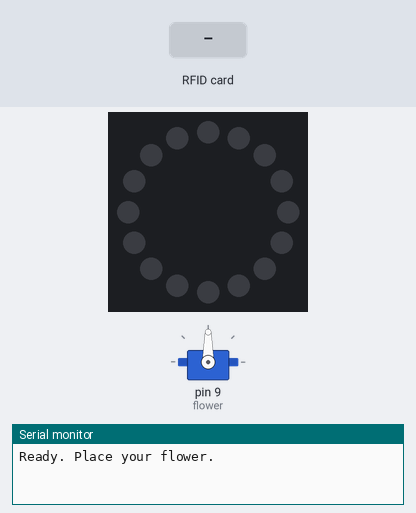
A sketch run on a simulated Arduino Mega 2560, built with avr-gcc and run on an emulated ATmega2560. Shown: 16 RGB LEDs in a ring, first at the top, clockwise, servo, the last lines printed to the serial monitor. The test bench sets the inputs (shaded band). Dim RGB values are drawn brighter than linear; the audio player accepts every command and is not drawn.

Above: at 1.7 s.
1.8 s: RFID card 31 17 00 64 held to the reader
At 1.92 s:
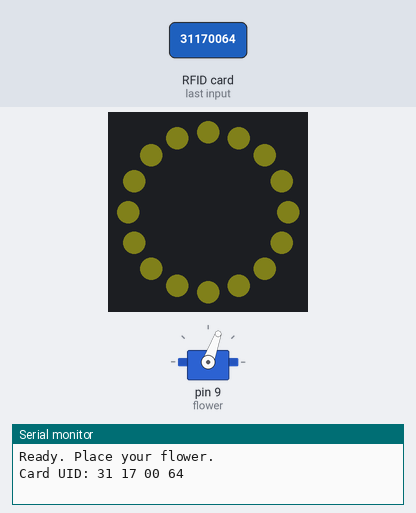
3.6 s: RFID card 6E 1C D7 06 held to the reader
At 3.73 s:
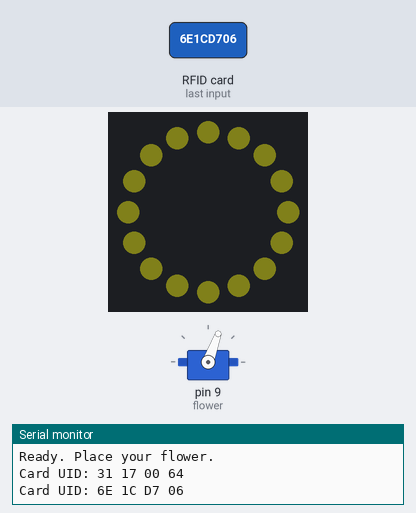
5.1 s: RFID card 5E 7A 19 C4 held to the reader
Timing chart, 0 to 8.1 s (numbered marks = the images above; inputs shaded):
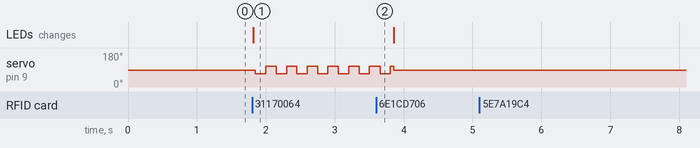

The sketch:

learning_garden_test.ino
```cpp
// The Learning Garden - first combined test
// Tap any RFID card or tag: the LED ring turns purple for 2 seconds.

#include <SPI.h>
#include <MFRC522.h>
#include <Adafruit_NeoPixel.h>
#include <DFRobotDFPlayerMini.h>
#include <Servo.h>

// RFID reader pins (Arduino Mega)
#define RST_PIN 5
#define SS_PIN 53

// LED ring
#define LED_PIN 6
#define LED_COUNT 16
#define BRIGHTNESS 5 // 0-255, kept low for students

// Card numbers
byte cardId[] = {0x6E, 0x1C, 0xD7, 0x06};
byte fobId[] = {0x31, 0x17, 0x00, 0x64};

// getting the audio player
DFRobotDFPlayerMini player;
// gettning the servo
Servo flower;

// setting up a timer so that the servo loop will not run into issues with delay

unsigned long lightOnAt = 0;
bool lightOn = false;
const unsigned long LIGHT_TIME_MS = 2000; // how long the ring stays lit

// for flower shake
unsigned long lastWiggle = 0;
bool wiggleLeft = false;
const unsigned long WIGGLE_MS = 150; // time between wiggles

MFRC522 reader(SS_PIN, RST_PIN);
Adafruit_NeoPixel ring(LED_COUNT, LED_PIN, NEO_GRB + NEO_KHZ800);

void setup()
{
  Serial.begin(9600);
  SPI.begin();
  reader.PCD_Init();
  reader.PCD_SetAntennaGain(reader.RxGain_max);

  ring.begin();
  ring.setBrightness(BRIGHTNESS);
  ring.clear();
  ring.show();

  Serial1.begin(9600);
  player.begin(Serial1, false, true);
  player.volume(20);

  flower.attach(9);
  flower.write(90);

  Serial.println("Ready. Place your flower.");
}

void loop()
{

  if (lightOn && millis() - lightOnAt >= LIGHT_TIME_MS)
  {
    ring.clear();
    ring.show();
    lightOn = false;
    flower.write(90);
  }

  if (lightOn && millis() - lastWiggle >= WIGGLE_MS)
  {
    lastWiggle = millis();
    wiggleLeft = !wiggleLeft;            // flip left/right
    flower.write(wiggleLeft ? 70 : 110); // small shake around 90
  }

  // Wait until a new card is on the reader
  if (!reader.PICC_IsNewCardPresent())
    return;
  if (!reader.PICC_ReadCardSerial())
    return;

  // Print the card's ID so you can write it down
  Serial.print("Card UID:");
  for (byte i = 0; i < reader.uid.size; i++)
  {
    Serial.print(reader.uid.uidByte[i] < 0x10 ? " 0" : " ");
    Serial.print(reader.uid.uidByte[i], HEX);
  }
  Serial.println();

  if (memcmp(reader.uid.uidByte, fobId, 4) == 0)
  {
    // turn the ring yellow for yellow flower
    ring.fill(ring.Color(255, 255, 77));
    ring.show();
    player.play(1);
    lightOnAt = millis();
    lightOn = true;
    flower.write(150);
  }

  // Put the card to sleep so one tap gives one reaction
  reader.PICC_HaltA();
}
```

Measured:
- after the input at 1.8 s, servo on pin 9 (flower): alternates 110° for 0.15 s and 70° for 0.15 s, starting after 0.05 s; the LEDs: change at once (image 1)
